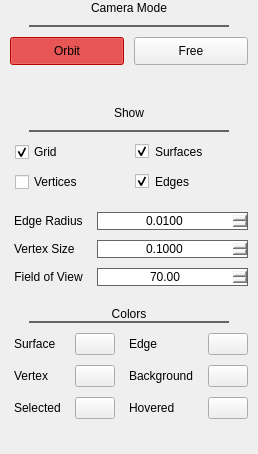
													<widget class="QWidget" name="scrollAreaWidgetContents_2">
														<property name="geometry">
															<rect>
																<x>0</x>
																<y>0</y>
																<width>233</width>
																<height>454</height>
															</rect>
														</property>
														<layout class="QVBoxLayout" name="verticalLayout_14">
															<property name="spacing">
																<number>20</number>
															</property>
															<property name="leftMargin">
																<number>10</number>
															</property>
															<property name="topMargin">
																<number>0</number>
															</property>
															<property name="rightMargin">
																<number>10</number>
															</property>
															<property name="bottomMargin">
																<number>0</number>
															</property>
															<item>
																<widget class="QWidget" name="camModes" native="true">
																	<layout class="QGridLayout" name="gridLayout_3">
																		<property name="leftMargin">
																			<number>0</number>
																		</property>
																		<property name="topMargin">
																			<number>0</number>
																		</property>
																		<property name="rightMargin">
																			<number>0</number>
																		</property>
																		<property name="bottomMargin">
																			<number>0</number>
																		</property>
																		<property name="spacing">
																			<number>10</number>
																		</property>
																		<item row="1" column="1">
																			<widget class="QPushButton" name="freeButton">
																				<property name="minimumSize">
																					<size>
																						<width>0</width>
																						<height>28</height>
																					</size>
																				</property>
																				<property name="maximumSize">
																					<size>
																						<width>16777215</width>
																						<height>16777215</height>
																					</size>
																				</property>
																				<property name="toolTip">
																					<string>&lt;html&gt;&lt;head/&gt;&lt;body&gt;&lt;p&gt;&lt;span&gt;Unrestricted looking in every direction&lt;/span&gt;&lt;/p&gt;&lt;/body&gt;&lt;/html&gt;</string>
																				</property>
																				<property name="styleSheet">
																					<string notr="true">QPushButton:checked { background-color: red; }</string>
																				</property>
																				<property name="text">
																					<string>Free</string>
																				</property>
																				<property name="checkable">
																					<bool>true</bool>
																				</property>
																				<property name="autoExclusive">
																					<bool>true</bool>
																				</property>
																			</widget>
																		</item>
																		<item row="1" column="0">
																			<widget class="QPushButton" name="orbitButton">
																				<property name="minimumSize">
																					<size>
																						<width>0</width>
																						<height>28</height>
																					</size>
																				</property>
																				<property name="maximumSize">
																					<size>
																						<width>150</width>
																						<height>16777215</height>
																					</size>
																				</property>
																				<property name="toolTip">
																					<string>&lt;html&gt;&lt;head/&gt;&lt;body&gt;&lt;p&gt;&lt;span&gt;Keeps the camera centered around the specified middle&lt;/span&gt;&lt;/p&gt;&lt;/body&gt;&lt;/html&gt;</string>
																				</property>
																				<property name="styleSheet">
																					<string notr="true">QPushButton:checked { background-color: red; }</string>
																				</property>
																				<property name="text">
																					<string>Orbit</string>
																				</property>
																				<property name="checkable">
																					<bool>true</bool>
																				</property>
																				<property name="checked">
																					<bool>true</bool>
																				</property>
																				<property name="autoExclusive">
																					<bool>true</bool>
																				</property>
																			</widget>
																		</item>
																		<item row="0" column="0" colspan="2" alignment="Qt::AlignmentFlag::AlignHCenter">
																			<widget class="QLabel" name="cameraModeLabel">
																				<property name="minimumSize">
																					<size>
																						<width>200</width>
																						<height>0</height>
																					</size>
																				</property>
																				<property name="maximumSize">
																					<size>
																						<width>200</width>
																						<height>16777215</height>
																					</size>
																				</property>
																				<property name="styleSheet">
																					<string notr="true">
																						border: 1px solid transparent;
																						border-bottom: 2px solid #646464;
																						padding-bottom: 10px;
																					</string>
																				</property>
																				<property name="text">
																					<string>Camera Mode</string>
																				</property>
																				<property name="alignment">
																					<set>Qt::AlignmentFlag::AlignCenter</set>
																				</property>
																			</widget>
																		</item>
																	</layout>
																</widget>
															</item>
															<item>
																<widget class="VectorInput" name="originInput" native="true">
																	<property name="sizePolicy">
																		<sizepolicy hsizetype="Preferred" vsizetype="Minimum">
																			<horstretch>0</horstretch>
																			<verstretch>0</verstretch>
																		</sizepolicy>
																	</property>
																	<property name="styleSheet">
																		<string notr="true">border: 1px solid transparent;</string>
																	</property>
																</widget>
															</item>
															<item>
																<widget class="QWidget" name="widget_4" native="true">
																	<property name="minimumSize">
																		<size>
																			<width>0</width>
																			<height>0</height>
																		</size>
																	</property>
																	<layout class="QGridLayout" name="gridLayout_4">
																		<property name="leftMargin">
																			<number>5</number>
																		</property>
																		<property name="topMargin">
																			<number>0</number>
																		</property>
																		<property name="rightMargin">
																			<number>5</number>
																		</property>
																		<property name="bottomMargin">
																			<number>0</number>
																		</property>
																		<property name="spacing">
																			<number>10</number>
																		</property>
																		<item row="4" column="0">
																			<widget class="QCheckBox" name="vertexVisibilityBox">
																				<property name="toolTip">
																					<string>&lt;html&gt;&lt;head/&gt;&lt;body&gt;&lt;p&gt;&lt;span&gt;Toggles vertex visibility, no matter the selected element&lt;/span&gt;&lt;/p&gt;&lt;p&gt;&lt;span&gt;'P' Key Shortcut&lt;/span&gt;&lt;/p&gt;&lt;/body&gt;&lt;/html&gt;</string>
																				</property>
																				<property name="styleSheet">
																					<string notr="true">
																						border: 1px solid transparent;
																						QToolTip {
																						background-color: #1c1c1c;
																						color: white;
																						border: 0px solid transparent;
																						}
																					</string>
																				</property>
																				<property name="text">
																					<string>Vertices</string>
																				</property>
																			</widget>
																		</item>
																		<item row="3" column="1">
																			<widget class="QCheckBox" name="checkBox">
																				<property name="styleSheet">
																					<string notr="true">border: 1px solid transparent; </string>
																				</property>
																				<property name="text">
																					<string>Surfaces</string>
																				</property>
																				<property name="checked">
																					<bool>true</bool>
																				</property>
																			</widget>
																		</item>
																		<item row="3" column="0">
																			<widget class="QCheckBox" name="gridVisibilityBox">
																				<property name="toolTip">
																					<string>&lt;html&gt;&lt;head/&gt;&lt;body&gt;&lt;p&gt;&lt;span&gt;Toggles Grid Visibility&lt;/span&gt;&lt;/p&gt;&lt;p&gt;&lt;span&gt;'G' Key Shortcut&lt;/span&gt;&lt;/p&gt;&lt;/body&gt;&lt;/html&gt;</string>
																				</property>
																				<property name="layoutDirection">
																					<enum>Qt::LayoutDirection::LeftToRight</enum>
																				</property>
																				<property name="styleSheet">
																					<string notr="true">
																						border: 1px solid transparent;
																						QToolTip {
																						background-color: #1c1c1c;
																						color: white;
																						border: 0px solid transparent;
																						}
																					</string>
																				</property>
																				<property name="text">
																					<string>Grid</string>
																				</property>
																				<property name="checked">
																					<bool>true</bool>
																				</property>
																			</widget>
																		</item>
																		<item row="2" column="0" colspan="2" alignment="Qt::AlignmentFlag::AlignHCenter">
																			<widget class="QLabel" name="label_10">
																				<property name="minimumSize">
																					<size>
																						<width>200</width>
																						<height>0</height>
																					</size>
																				</property>
																				<property name="maximumSize">
																					<size>
																						<width>200</width>
																						<height>16777215</height>
																					</size>
																				</property>
																				<property name="styleSheet">
																					<string notr="true">
																						border: 1px solid transparent;
																						border-bottom: 2px solid #646464;
																						padding-bottom: 10px;
																					</string>
																				</property>
																				<property name="lineWidth">
																					<number>0</number>
																				</property>
																				<property name="text">
																					<string>Show</string>
																				</property>
																				<property name="alignment">
																					<set>Qt::AlignmentFlag::AlignCenter</set>
																				</property>
																			</widget>
																		</item>
																		<item row="4" column="1">
																			<widget class="QCheckBox" name="checkBox_2">
																				<property name="styleSheet">
																					<string notr="true">border: 1px solid transparent;</string>
																				</property>
																				<property name="text">
																					<string>Edges</string>
																				</property>
																				<property name="checked">
																					<bool>true</bool>
																				</property>
																			</widget>
																		</item>
																	</layout>
																</widget>
															</item>
															<item>
																<widget class="QWidget" name="widget_6" native="true">
																	<layout class="QGridLayout" name="gridLayout_6">
																		<property name="leftMargin">
																			<number>0</number>
																		</property>
																		<property name="topMargin">
																			<number>0</number>
																		</property>
																		<property name="rightMargin">
																			<number>0</number>
																		</property>
																		<property name="bottomMargin">
																			<number>0</number>
																		</property>
																		<property name="spacing">
																			<number>10</number>
																		</property>
																		<item row="1" column="0">
																			<widget class="QLabel" name="label_12">
																				<property name="styleSheet">
																					<string notr="true">border: 1px solid transparent;</string>
																				</property>
																				<property name="text">
																					<string>Vertex Size</string>
																				</property>
																			</widget>
																		</item>
																		<item row="0" column="0">
																			<widget class="QLabel" name="label_11">
																				<property name="styleSheet">
																					<string notr="true">border: 1px solid transparent;</string>
																				</property>
																				<property name="text">
																					<string>Edge Radius</string>
																				</property>
																			</widget>
																		</item>
																		<item row="1" column="1">
																			<widget class="QDoubleSpinBox" name="vertexScaleSpinner">
																				<property name="styleSheet">
																					<string notr="true">border: 1px solid #646464;</string>
																				</property>
																				<property name="alignment">
																					<set>Qt::AlignmentFlag::AlignCenter</set>
																				</property>
																				<property name="decimals">
																					<number>4</number>
																				</property>
																				<property name="singleStep">
																					<double>0.010000000000000</double>
																				</property>
																				<property name="value">
																					<double>0.100000000000000</double>
																				</property>
																			</widget>
																		</item>
																		<item row="0" column="1">
																			<widget class="QDoubleSpinBox" name="edgeRadiusSpinner">
																				<property name="sizePolicy">
																					<sizepolicy hsizetype="Expanding" vsizetype="Fixed">
																						<horstretch>0</horstretch>
																						<verstretch>0</verstretch>
																					</sizepolicy>
																				</property>
																				<property name="styleSheet">
																					<string notr="true">border: 1px solid #646464;</string>
																				</property>
																				<property name="alignment">
																					<set>Qt::AlignmentFlag::AlignCenter</set>
																				</property>
																				<property name="decimals">
																					<number>4</number>
																				</property>
																				<property name="singleStep">
																					<double>0.001000000000000</double>
																				</property>
																				<property name="value">
																					<double>0.010000000000000</double>
																				</property>
																			</widget>
																		</item>
																		<item row="2" column="0">
																			<widget class="QLabel" name="label_5">
																				<property name="styleSheet">
																					<string notr="true">border: 1px solid transparent;</string>
																				</property>
																				<property name="text">
																					<string>Field of View</string>
																				</property>
																				<property name="alignment">
																					<set>Qt::AlignmentFlag::AlignCenter</set>
																				</property>
																			</widget>
																		</item>
																		<item row="2" column="1">
																			<widget class="QDoubleSpinBox" name="fovSpinner">
																				<property name="sizePolicy">
																					<sizepolicy hsizetype="Expanding" vsizetype="Fixed">
																						<horstretch>0</horstretch>
																						<verstretch>0</verstretch>
																					</sizepolicy>
																				</property>
																				<property name="styleSheet">
																					<string notr="true">border: 1px solid #646464;</string>
																				</property>
																				<property name="alignment">
																					<set>Qt::AlignmentFlag::AlignCenter</set>
																				</property>
																				<property name="minimum">
																					<double>30.000000000000000</double>
																				</property>
																				<property name="maximum">
																					<double>220.000000000000000</double>
																				</property>
																				<property name="value">
																					<double>70.000000000000000</double>
																				</property>
																			</widget>
																		</item>
																	</layout>
																</widget>
															</item>
															<item>
																<widget class="QWidget" name="showGrid" native="true">
																	<property name="minimumSize">
																		<size>
																			<width>0</width>
																			<height>0</height>
																		</size>
																	</property>
																	<layout class="QGridLayout" name="gridLayout_7">
																		<property name="leftMargin">
																			<number>0</number>
																		</property>
																		<property name="topMargin">
																			<number>0</number>
																		</property>
																		<property name="rightMargin">
																			<number>0</number>
																		</property>
																		<property name="bottomMargin">
																			<number>0</number>
																		</property>
																		<property name="spacing">
																			<number>10</number>
																		</property>
																		<item row="2" column="3">
																			<widget class="ColorButton" name="backgroundColorButton">
																				<property name="sizePolicy">
																					<sizepolicy hsizetype="Expanding" vsizetype="Fixed">
																						<horstretch>0</horstretch>
																						<verstretch>0</verstretch>
																					</sizepolicy>
																				</property>
																				<property name="text">
																					<string/>
																				</property>
																				<property name="color" stdset="0">
																					<color>
																						<red>0</red>
																						<green>0</green>
																						<blue>0</blue>
																					</color>
																				</property>
																			</widget>
																		</item>
																		<item row="1" column="3">
																			<widget class="ColorButton" name="edgeColorButton">
																				<property name="sizePolicy">
																					<sizepolicy hsizetype="Expanding" vsizetype="Fixed">
																						<horstretch>0</horstretch>
																						<verstretch>0</verstretch>
																					</sizepolicy>
																				</property>
																				<property name="text">
																					<string/>
																				</property>
																				<property name="color" stdset="0">
																					<color>
																						<red>251</red>
																						<green>255</green>
																						<blue>28</blue>
																					</color>
																				</property>
																			</widget>
																		</item>
																		<item row="0" column="0" colspan="4" alignment="Qt::AlignmentFlag::AlignHCenter">
																			<widget class="QLabel" name="label_13">
																				<property name="minimumSize">
																					<size>
																						<width>200</width>
																						<height>0</height>
																					</size>
																				</property>
																				<property name="maximumSize">
																					<size>
																						<width>200</width>
																						<height>16777215</height>
																					</size>
																				</property>
																				<property name="styleSheet">
																					<string notr="true">
																						border: 1px solid transparent;
																						border-bottom: 2px solid #646464;
																					</string>
																				</property>
																				<property name="text">
																					<string>Colors</string>
																				</property>
																				<property name="alignment">
																					<set>Qt::AlignmentFlag::AlignCenter</set>
																				</property>
																			</widget>
																		</item>
																		<item row="1" column="0">
																			<widget class="QLabel" name="label_14">
																				<property name="styleSheet">
																					<string notr="true">border: 1px solid transparent;</string>
																				</property>
																				<property name="text">
																					<string>Surface</string>
																				</property>
																			</widget>
																		</item>
																		<item row="1" column="1">
																			<widget class="ColorButton" name="faceColorButton">
																				<property name="sizePolicy">
																					<sizepolicy hsizetype="Expanding" vsizetype="Fixed">
																						<horstretch>0</horstretch>
																						<verstretch>0</verstretch>
																					</sizepolicy>
																				</property>
																				<property name="text">
																					<string/>
																				</property>
																				<property name="color" stdset="0">
																					<color>
																						<red>255</red>
																						<green>28</green>
																						<blue>32</blue>
																					</color>
																				</property>
																			</widget>
																		</item>
																		<item row="2" column="1">
																			<widget class="ColorButton" name="vertexColorButton">
																				<property name="sizePolicy">
																					<sizepolicy hsizetype="Expanding" vsizetype="Fixed">
																						<horstretch>0</horstretch>
																						<verstretch>0</verstretch>
																					</sizepolicy>
																				</property>
																				<property name="text">
																					<string/>
																				</property>
																				<property name="color" stdset="0">
																					<color>
																						<red>221</red>
																						<green>23</green>
																						<blue>185</blue>
																					</color>
																				</property>
																			</widget>
																		</item>
																		<item row="2" column="2">
																			<widget class="QLabel" name="label_17">
																				<property name="styleSheet">
																					<string notr="true">border: 1px solid transparent;</string>
																				</property>
																				<property name="text">
																					<string>Background</string>
																				</property>
																			</widget>
																		</item>
																		<item row="1" column="2">
																			<widget class="QLabel" name="label_15">
																				<property name="styleSheet">
																					<string notr="true">border: 1px solid transparent;</string>
																				</property>
																				<property name="text">
																					<string>Edge</string>
																				</property>
																			</widget>
																		</item>
																		<item row="2" column="0">
																			<widget class="QLabel" name="label_16">
																				<property name="styleSheet">
																					<string notr="true">border: 1px solid transparent;</string>
																				</property>
																				<property name="text">
																					<string>Vertex</string>
																				</property>
																			</widget>
																		</item>
																		<item row="3" column="0">
																			<widget class="QLabel" name="label_18">
																				<property name="styleSheet">
																					<string notr="true">border: 1px solid transparent;</string>
																				</property>
																				<property name="text">
																					<string>Selected</string>
																				</property>
																			</widget>
																		</item>
																		<item row="3" column="1">
																			<widget class="ColorButton" name="selectColorButton">
																				<property name="sizePolicy">
																					<sizepolicy hsizetype="Expanding" vsizetype="Fixed">
																						<horstretch>0</horstretch>
																						<verstretch>0</verstretch>
																					</sizepolicy>
																				</property>
																				<property name="text">
																					<string/>
																				</property>
																				<property name="color" stdset="0">
																					<color>
																						<red>2</red>
																						<green>255</green>
																						<blue>2</blue>
																					</color>
																				</property>
																			</widget>
																		</item>
																		<item row="3" column="2">
																			<widget class="QLabel" name="label_19">
																				<property name="styleSheet">
																					<string notr="true">border: 1px solid transparent;</string>
																				</property>
																				<property name="text">
																					<string>Hovered</string>
																				</property>
																			</widget>
																		</item>
																		<item row="3" column="3">
																			<widget class="ColorButton" name="hoverColorButton">
																				<property name="sizePolicy">
																					<sizepolicy hsizetype="Expanding" vsizetype="Fixed">
																						<horstretch>0</horstretch>
																						<verstretch>0</verstretch>
																					</sizepolicy>
																				</property>
																				<property name="text">
																					<string/>
																				</property>
																				<property name="color" stdset="0">
																					<color>
																						<red>255</red>
																						<green>182</green>
																						<blue>12</blue>
																					</color>
																				</property>
																			</widget>
																		</item>
																	</layout>
																</widget>
															</item>
															<item>
																<spacer name="verticalSpacer_3">
																	<property name="orientation">
																		<enum>Qt::Orientation::Vertical</enum>
																	</property>
																	<property name="sizeHint" stdset="0">
																		<size>
																			<width>20</width>
																			<height>40</height>
																		</size>
																	</property>
																</spacer>
															</item>
														</layout>
													</widget>
